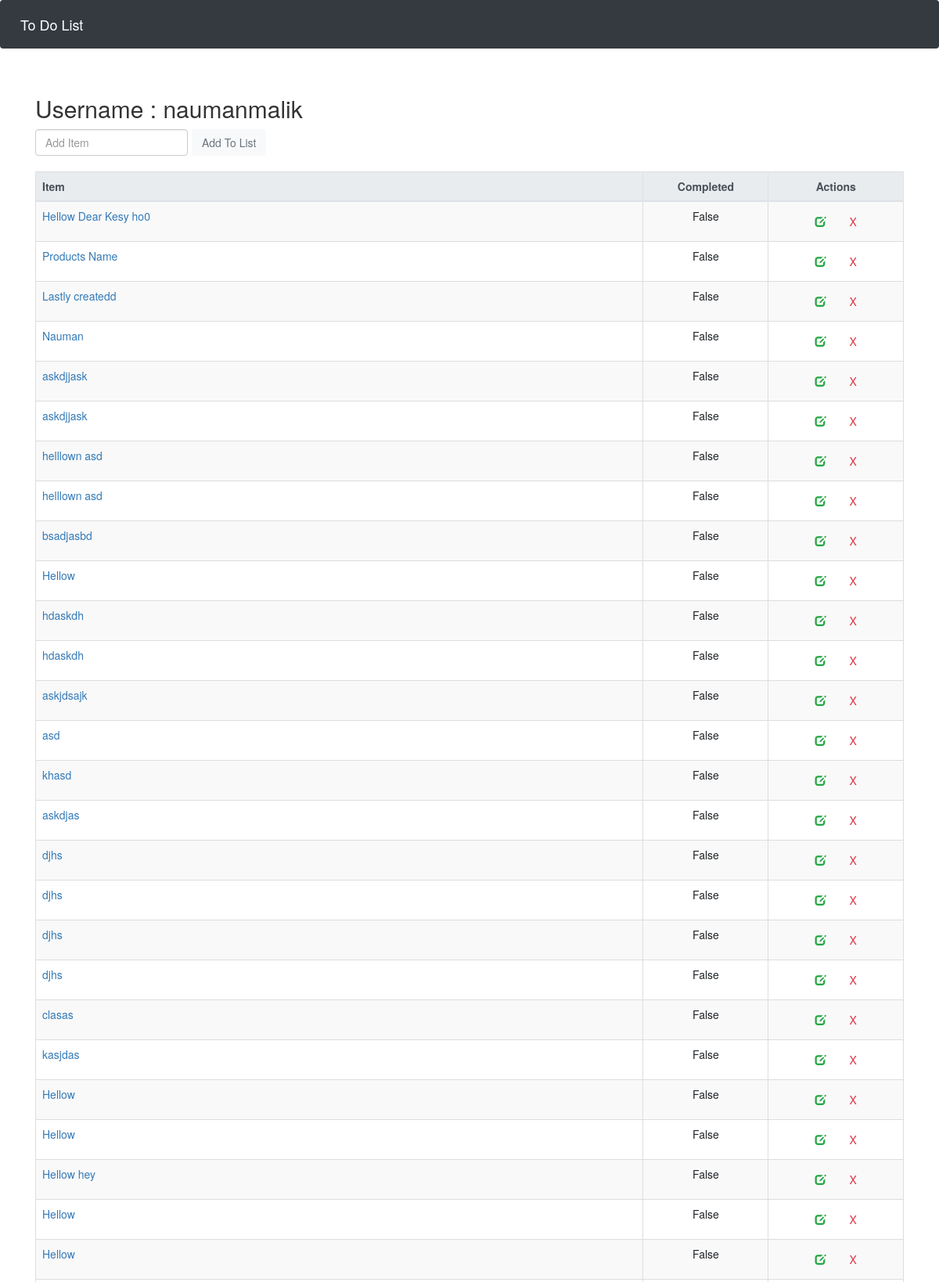
Page /home (signed in, upper part) on the committed database.
### todo_list/models.py (models this page shows, shortened)
class List(models.Model):
    item=models.CharField(max_length=200)
    completed=models.BooleanField(default=False)

### todo_list/views.py (the view)
# urls.py: 2. Add a URL to urlpatterns:  path('', views.home, name='home')
def home(request):
    if request.method == 'POST':
        form = HomeForm(request.POST or None)
        if form.is_valid():
            form.save()
            all_items=List.objects.all
            messages.success(request, ('Item Has been added to List'))
            return render(request, 'home.html', {'all_items':all_items})
    else:
        all_items= List.objects.all()
        return render(request, 'home.html', {'all_items':all_items})

### todo_list/templates/home.html (shortened to what this page needs)
{% extends 'base.html' %}
{% block content %}
{% if user.is_authenticated %}
<h2>Username : {{user.username}}</h2>
<form class="form-inline my-2 my-lg-0" method="POST" >
    <input class="form-control mr-sm-2" type="text" placeholder="Add Item" aria-label="Search" name="item"  required>
    <button class="btn btn-outline-secondary btn-light my-2 my-sm-0" type="submit">Add To List</button>
</form>
<br />
{% if all_items %}
    <table class="table table-striped table-bordered table-hover">
    <thead class="thead-light">
        <tr>
            <th>Item</th>
            <th><center>Completed</center></th>
            <th><center>Actions</center></th>
        </tr>
    </thead>
    {% for things in all_items %}
    <tr>
        <td><a href="{% url 'details' things.id %}">{{things.item}}</a></td>
        <td><center>{{things.completed}}</center></td>
        <td><center><a class="btn btn-outline-success" href="{% url 'edit' things.id %}"><span class="glyphicon glyphicon-edit"></span></a>
        <a class="btn btn-outline-danger" href="{% url 'delete' things.id %}">X</a></center></td>
    </tr>
    {% endfor %}
    </table>
{% endif %}
{% else %}
<h2>You are not logged in!</h2>
{% endif %}
{% endblock %}

### todo_list/templates/base.html (shortened to what this page needs)
<!doctype html>
<html lang="en">
  <head>
    <link rel="stylesheet" href="https://stackpath.bootstrapcdn.com/bootstrap/4.3.1/css/bootstrap.min.css">
    <link rel="stylesheet" href="https://maxcdn.bootstrapcdn.com/bootstrap/3.3.7/css/bootstrap.min.css">
  </head>
  <body>
            <nav class="navbar navbar-expand-lg navbar-dark bg-dark">
                <a class="navbar-brand" href="{% url 'home' %}">To Do List</a>
              </nav>
<br />
    <div class="container">
        {% block content %}
        {% endblock %}
    </div>
  </body>
</html>

### rows in the picture
List: item "Hellow Dear Kesy ho0", completed "False"
List: item "Products Name", completed "False"
List: item "Lastly createdd", completed "False"
List: item "Nauman", completed "False"
List: item "askdjjask", completed "False"
List: item "askdjjask", completed "False"
List: item "helllown asd", completed "False"
List: item "helllown asd", completed "False"
List: item "bsadjasbd", completed "False"
List: item "Hellow", completed "False"
List: item "hdaskdh", completed "False"
List: item "hdaskdh", completed "False"
List: item "askjdsajk", completed "False"
List: item "asd", completed "False"
List: item "khasd", completed "False"
List: item "askdjas", completed "False"
List: item "djhs", completed "False"
List: item "djhs", completed "False"
List: item "djhs", completed "False"
List: item "djhs", completed "False"
List: item "clasas", completed "False"
List: item "kasjdas", completed "False"
List: item "Hellow", completed "False"
List: item "Hellow", completed "False"
List: item "Hellow hey", completed "False"
List: item "Hellow", completed "False"
List: item "Hellow", completed "False"

### other values in the picture
{{ user.username }} "naumanmalik"
